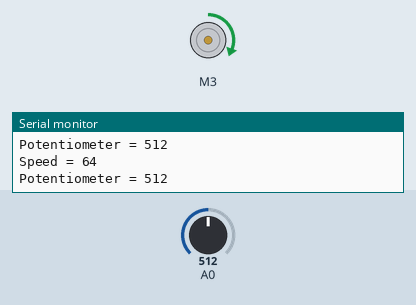
Recording of a sketch running on a simulated Arduino Uno, built with avr-gcc and run on an emulated ATmega328P. On the bench: DC motor (green arrow = forward, orange = backward, longer = faster), the last lines printed to the serial monitor. The inputs (shaded band) are chosen by the test bench; at power-on: A0 = 512.

Above: at 1.2 s.
1.3 s: A0 set to 787
At 2.3 s:
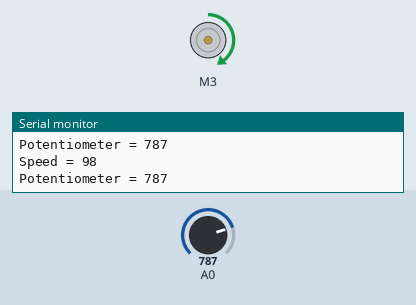
2.8 s: A0 set to 814
At 3.2 s:
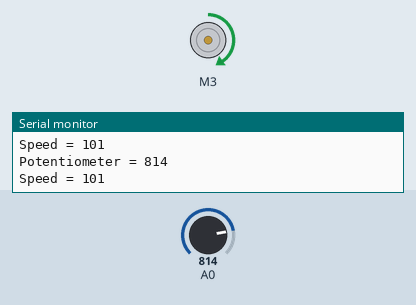
4.3 s: A0 set to 993
At 5.5 s:
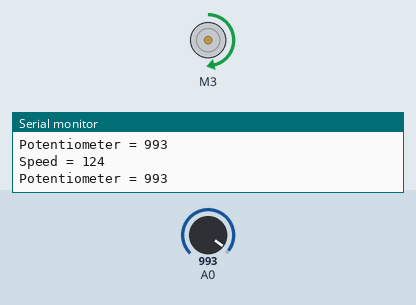
5.8 s: A0 set to 1010
At 6.5 s:
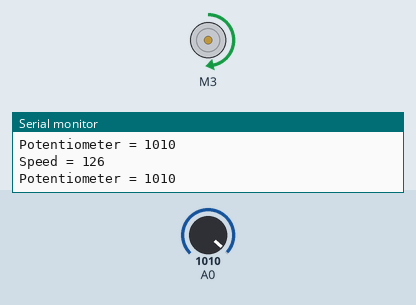
8.8 s: A0 set to 0
At 9.9 s:
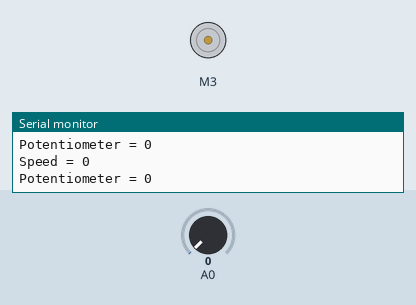
10.3 s: A0 set to 8
At 10.9 s:
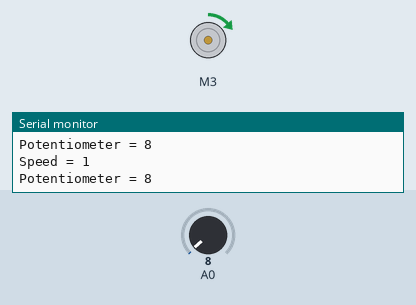
13.3 s: A0 set to 11
Timing chart, 0 to 16.3 s (numbered marks = the images above; inputs shaded):
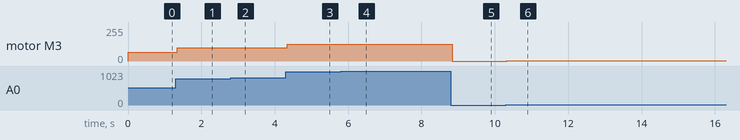

The sketch:

2_DCMotorwithPWM_potmeter.ino
```cpp
// (licence header left out)
#include <AFMotor.h>

// DC motor on M4 M3 ...
AF_DCMotor motor(3);

int potmeter;
int speed;

void setup()
{
  Serial.begin(9600);
  Serial.println("DC Motor controlled with PWM");

  motor.setSpeed(80);
  motor.run(RELEASE);
}


void loop()
{
  motor.run(FORWARD);

   potmeter = analogRead(A0);
   speed = potmeter / 8;
   Serial.print("Potentiometer = "); Serial.println(potmeter);
   Serial.print("Speed = "); Serial.println(speed);
   Serial.println();

   motor.setSpeed(speed);
   delay(3);

}
```

Measured:
- after the input at 1.3 s, motor M3: forward 64/255 → forward 98/255 after 0.05 s
- after the input at 2.8 s, motor M3: forward 98/255 → forward 101/255 at once
- after the input at 4.3 s, motor M3: forward 101/255 → forward 124/255 at once
- after the input at 5.8 s, motor M3: forward 124/255 → forward 126/255 at once
- after the input at 8.8 s, motor M3: forward 126/255 → stopped at once
- after the input at 10.3 s, motor M3: stopped → forward 1/255 at once
